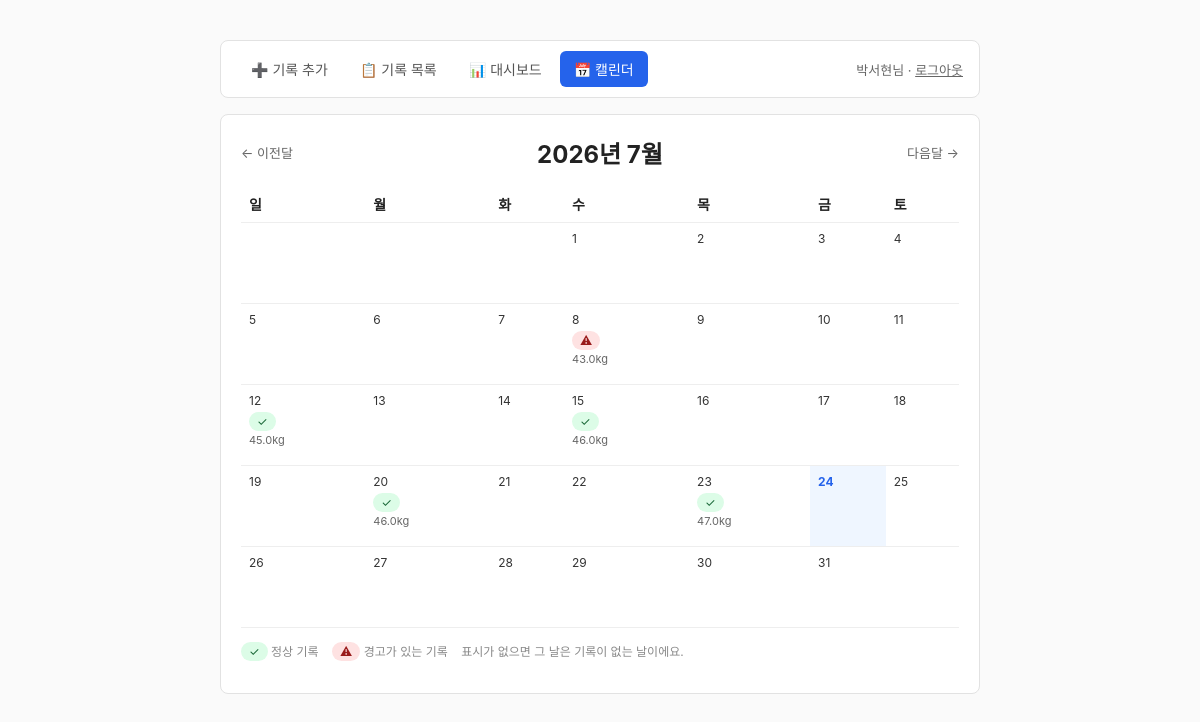
The app's page /web/calendar (signed in) with its own data.
### tables this page shows
CREATE TABLE users (
        id INTEGER PRIMARY KEY AUTOINCREMENT,
        phone TEXT NOT NULL,
        email TEXT UNIQUE NOT NULL,
        password TEXT NOT NULL,
        name TEXT NOT NULL,
        role TEXT NOT NULL DEFAULT 'user',
        created_at TEXT NOT NULL
    );

CREATE TABLE records (
        id INTEGER PRIMARY KEY AUTOINCREMENT,
        user_id INTEGER,
        date TEXT NOT NULL,
        weight REAL NOT NULL,
        height REAL NOT NULL,
        systolic INTEGER NOT NULL,
        diastolic INTEGER NOT NULL,
        blood_sugar INTEGER NOT NULL,
        steps INTEGER DEFAULT 0,
        sleep_hours REAL DEFAULT 0,
        memo TEXT,
        bmi REAL,
        bmi_category TEXT,
        bp_category TEXT,
        sugar_category TEXT,
        warnings TEXT,
        FOREIGN KEY(user_id) REFERENCES users(id)
    );

### web.py (the view)
@router.get("/web/calendar", response_class=HTMLResponse)
def calendar_page(request: Request, year: int | None = None, month: int | None = None):
    user = get_current_user_from_cookie(request)
    if user is None:
        return RedirectResponse(url="/web/login", status_code=303)
    if user["role"] == "admin":
        return RedirectResponse(url="/web/admin", status_code=303)
    today = date.today()
    year = year or today.year
    month = month or today.month
    if month < 1:
        month = 12
        year -= 1
    elif month > 12:
        month = 1
        year += 1
    records = records_crud.get_records_by_month(user["id"], year, month)
    records_by_date = {r["date"]: r for r in records}
    cal = calendar_module.Calendar(firstweekday=6)  # 일요일 시작
    weeks = cal.monthdayscalendar(year, month)
    prev_month, prev_year = (12, year - 1) if month == 1 else (month - 1, year)
    next_month, next_year = (1, year + 1) if month == 12 else (month + 1, year)
    return templates.TemplateResponse(
        request, "calendar.html",
        {
            "user": user, "year": year, "month": month, "weeks": weeks,
            "records_by_date": records_by_date, "today": today.isoformat(),
            "prev_year": prev_year, "prev_month": prev_month,
            "next_year": next_year, "next_month": next_month,
            "active_tab": "calendar",
        }
    )

### templates/calendar.html (shortened to what this page needs)
{% extends "base.html" %}
{% block content %}
{% include "user_nav.html" %}
<div class="card">
    <div class="top-bar">
        <a href="/web/calendar?year={{ prev_year }}&month={{ prev_month }}">← 이전달</a>
        <h2 style="margin:0;">{{ year }}년 {{ month }}월</h2>
        <a href="/web/calendar?year={{ next_year }}&month={{ next_month }}">다음달 →</a>
    </div>
    <table style="text-align:center; margin-top:16px;">
        <tr>
            <th>일</th><th>월</th><th>화</th><th>수</th><th>목</th><th>금</th><th>토</th>
        </tr>
        {% for week in weeks %}
        <tr>
            {% for day in week %}
                {% if day == 0 %}
                    <td class="calendar-cell"></td>
                {% else %}
                    {% set date_str = "%04d-%02d-%02d"|format(year, month, day) %}
                    {% set rec = records_by_date.get(date_str) %}
                    <td class="calendar-cell {{ 'today' if date_str == today else '' }}">
                        <div class="day-number">{{ day }}</div>
                        {% if rec %}
                            {% if rec.warnings|length > 0 %}
                                <div class="badge warn" style="margin-top:4px;">⚠</div>
                            {% else %}
                                <div class="badge ok" style="margin-top:4px;">✓</div>
                            {% endif %}
                            <div class="weight-text">{{ rec.weight }}kg</div>
                        {% endif %}
                    </td>
                {% endif %}
            {% endfor %}
        </tr>
        {% endfor %}
    </table>
    <p style="font-size:12px; color:#888; margin-top:14px;">
        <span class="badge ok">✓</span> 정상 기록 &nbsp;&nbsp;
        <span class="badge warn">⚠</span> 경고가 있는 기록 &nbsp;&nbsp;
        표시가 없으면 그 날은 기록이 없는 날이에요.
    </p>
</div>
{% endblock %}

### templates/user_nav.html
<div class="card" style="padding: 10px 16px; margin-bottom: 16px;">
    <div style="display:flex; justify-content:space-between; align-items:center; flex-wrap:wrap; gap:8px;">
        <nav class="tab-nav">
            <a class="tab-link {{ 'active' if active_tab == 'add' else '' }}" href="/web/records/add">➕ 기록 추가</a>
            <a class="tab-link {{ 'active' if active_tab == 'list' else '' }}" href="/web/records">📋 기록 목록</a>
            <a class="tab-link {{ 'active' if active_tab == 'dashboard' else '' }}" href="/web/dashboard">📊 대시보드</a>
            <a class="tab-link {{ 'active' if active_tab == 'calendar' else '' }}" href="/web/calendar">📅 캘린더</a>
        </nav>
        <div style="font-size:13px; color:#666;">
            {{ user.name }}님 · <a href="/web/logout" style="color:#666;">로그아웃</a>
        </div>
    </div>
</div>

### templates/base.html (style rules this page uses)
body { font-family: -apple-system, "Segoe UI", "Malgun Gothic", sans-serif; max-width: 760px; margin: 40px auto; padding: 0 16px; color: #222; background: #fafafa; }
.card { background: #fff; border: 1px solid #e2e2e2; border-radius: 8px; padding: 20px; margin-bottom: 16px; }
table { width: 100%; border-collapse: collapse; font-size: 14px; }
th, td { padding: 8px; border-bottom: 1px solid #eee; text-align: left; }
.badge { display: inline-block; padding: 2px 8px; border-radius: 10px; font-size: 12px; }
.badge.warn { background: #fee2e2; color: #991b1b; }
.badge.ok { background: #dcfce7; color: #166534; }
.top-bar { display: flex; justify-content: space-between; align-items: center; }
.top-bar a { font-size: 13px; color: #666; text-decoration: none; }
.tab-nav { display: flex; gap: 4px; flex-wrap: wrap; }
.tab-link { padding: 8px 14px; border-radius: 6px; text-decoration: none; color: #555; font-size: 14px; white-space: nowrap; }
.tab-link.active { background: #2563eb; color: #fff; }
.calendar-cell { vertical-align: top; height: 64px; }
.calendar-cell.today { background: #eff6ff; }
.calendar-cell .day-number { font-size: 12px; color: #333; }
.calendar-cell.today .day-number { color: #2563eb; font-weight: bold; }
.calendar-cell .weight-text { font-size: 11px; color: #666; margin-top: 2px; }

### records on screen
users: name "박서현"
records: weight "43.0"
records: weight "45.0"
records: weight "46.0"
records: weight "46.0"
records: weight "47.0"

### other values on screen
{{ year }} "2026"
{{ month }} "7"
{{ day }} "1" "2" "3" "4" "5" "6" "7" "8" "9" "10" "11" "12" "13" "14" "15" "16" "17" "18" "19" "20" "21" "22" "23" "24" "25" "26" "27" "28" "29" "30" "31"
